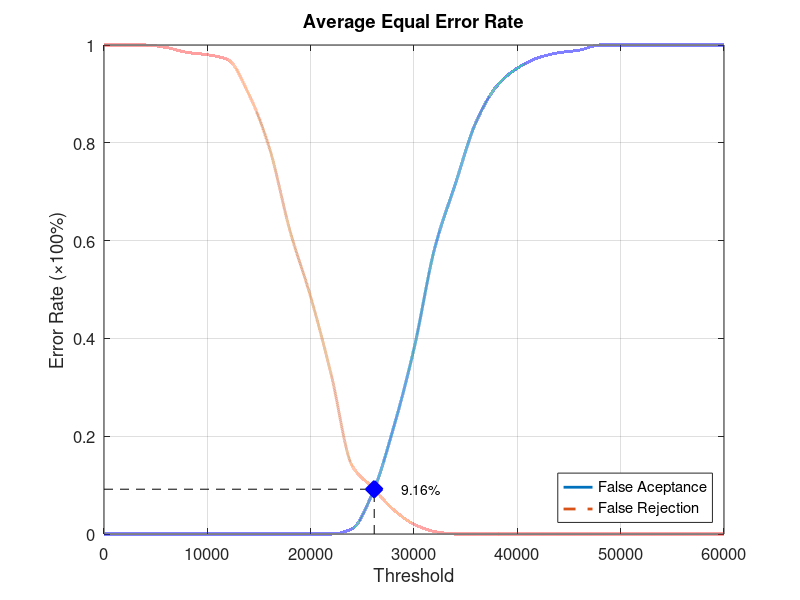
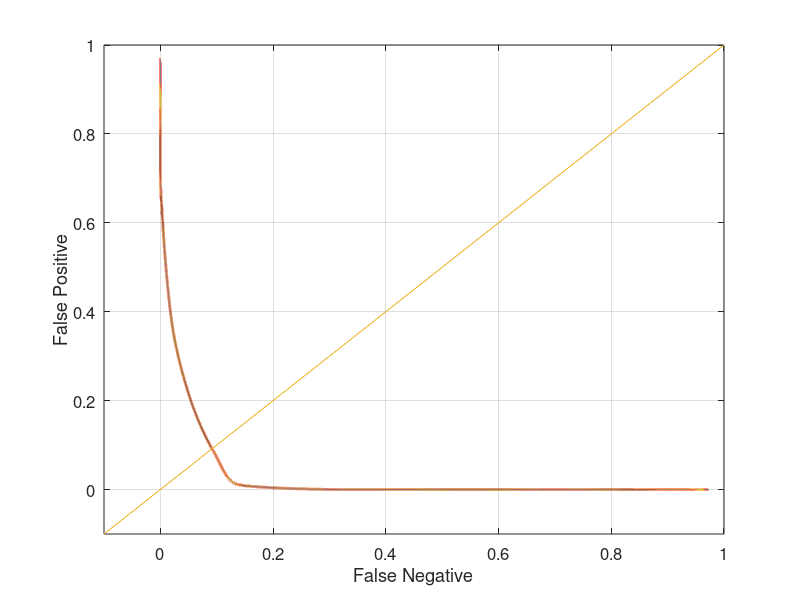

Source code (MATLAB) for these figures, in order:
function yEER = Database4_1
close all;
clear;
clc;
x = 0:2000:60000;
xq = 0:0.5:60000;

y0 = [0 0 0 0 0 0 0 0 0 0 0 0 0.0105263 0.0842105 0.215789 0.378947 0.584211 0.715789 0.842105 0.915789 0.952632 0.973684 0.984211 0.989474 1 1 1 1 1 1 1];
yy0 = interp1(x, y0, xq, 'pchip');
y1 = [1 1 1 0.995 0.985 0.98 0.97 0.9 0.79 0.62 0.485 0.325 0.14 0.095 0.05 0.02 0.005 0 0 0 0 0 0 0 0 0 0 0 0 0 0];
yy1 = interp1(x, y1, xq, 'pchip');

% Calculating EER: 
y2 = abs(y0 - y1);
find(y2 == min(y2))
yy2 = abs(yy0 - yy1);
xEER = find(yy2 == min(yy2));
xEERIndex = xq(xEER) % X-axis EER
yEER = yy0(xEER) % Y-axis EER

main = figure
plot(xq, yy0,'-','LineWidth', 2);	hold on
plot(xq, yy1,'--','LineWidth', 2);	hold on
plot([xEERIndex xEERIndex], [0 yEER], 'k--');	hold on
plot([0 xEERIndex], [yEER yEER], 'k--');	hold on
plot(xEERIndex, yEER, 'bx', 'LineWidth', 10);	hold on
text(xEERIndex + 10 * xEERIndex / 100, yEER, [num2str(round((10000 * yEER)) / 100) '%'])
legend('False Aceptance', 'False Rejection', 'Location', 'SouthEast')
xlabel('Threshold')
ylabel('Error Rate (\times100%)')
title('Average Equal Error Rate')
set(gca, 'FontSize', 12)
axis([0 60000 0 1])
grid on

print(main, 'Database4_1Main', '-dpng');
FNRxFPR = figure('Color', [1 1 1]);
plot(yy1, yy0, '-', yy1, yy0, 'LineWidth', 2);
hold on
y = -0.1:0.1:1
plot(y, y); 
set(gca, 'FontSize', 12)
xlabel('False Negative')
ylabel('False Positive')
axis([-0.1 1 -0.1 1])
set(gca, 'FontSize', 12)
grid on

print(FNRxFPR, 'Database4_1FNRxFPR','-dpng');
end
